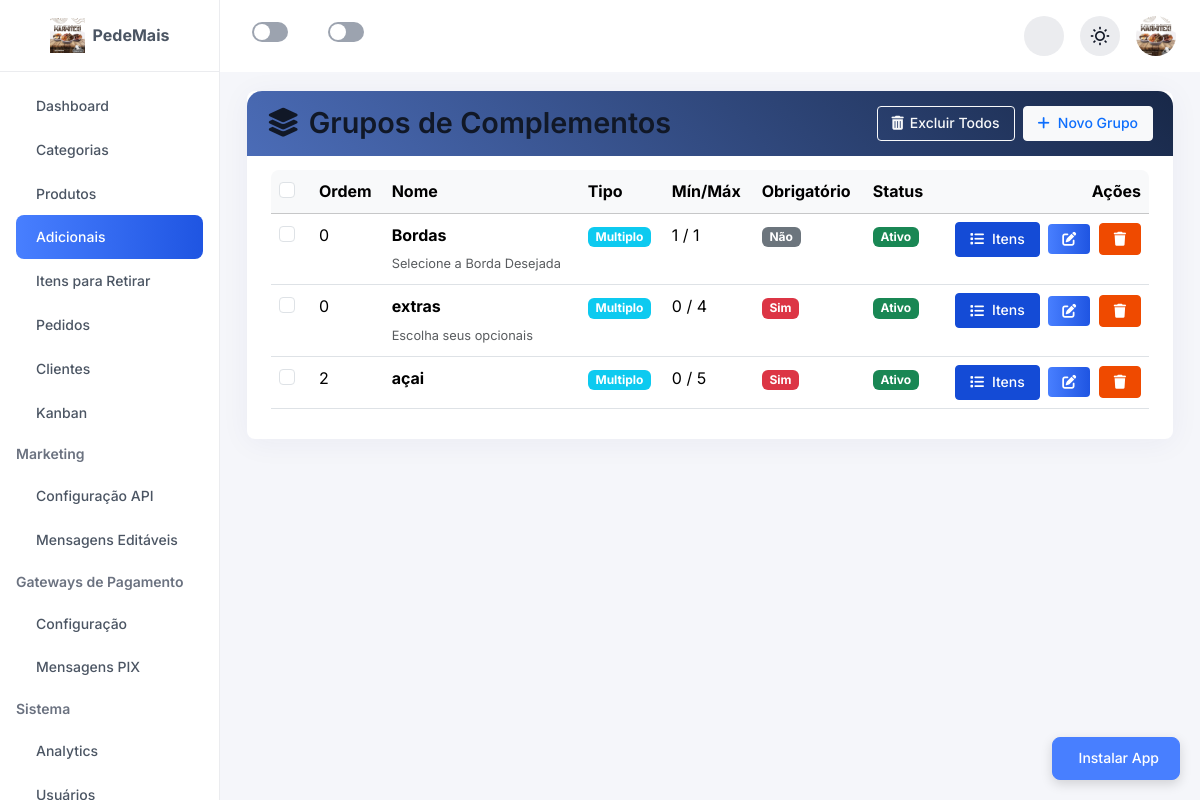
Before: /admin/grupos_adicionais.php (signed in) with the older database file.
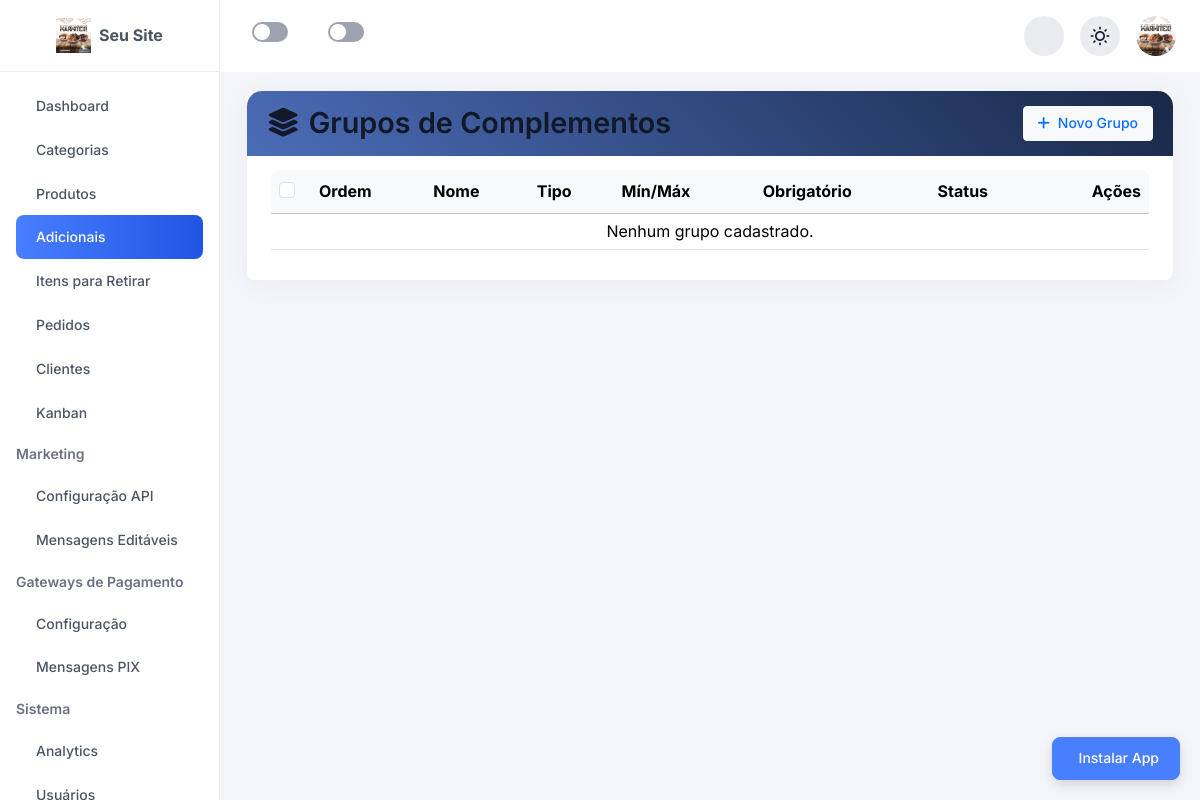
After: the same page with the newer database file.
### tables this page shows
CREATE TABLE `configuracoes` (
  `id` int(11) NOT NULL,
  `site_titulo` varchar(255) DEFAULT 'Cardápio Digital',
  `site_descricao` text DEFAULT NULL,
  `site_logo` varchar(255) DEFAULT NULL,
  `site_favicon` varchar(255) DEFAULT NULL,
  `site_capa` varchar(255) DEFAULT NULL,
  `endereco_cep` varchar(10) DEFAULT NULL,
  `endereco_rua` varchar(255) DEFAULT NULL,
  `endereco_numero` varchar(20) DEFAULT NULL,
  `endereco_complemento` varchar(255) DEFAULT NULL,
  `endereco_bairro` varchar(255) DEFAULT NULL,
  `endereco_cidade` varchar(255) DEFAULT NULL,
  `endereco_estado` varchar(2) DEFAULT NULL,
  `contato_whatsapp` varchar(20) DEFAULT NULL,
  `contato_email` varchar(255) DEFAULT NULL,
  `social_facebook` varchar(255) DEFAULT NULL,
  `social_instagram` varchar(255) DEFAULT NULL,
  `atualizado_em` timestamp NOT NULL DEFAULT current_timestamp() ON UPDATE current_timestamp(),
  `whatsapp_chave_pix` varchar(255) DEFAULT NULL COMMENT 'Chave PIX para pagamentos',
  `whatsapp_tempo_preparo_padrao` int(11) DEFAULT 30 COMMENT 'Tempo de preparo padrão em minutos',
  `whatsapp_tempo_entrega_padrao` int(11) DEFAULT 40 COMMENT 'Tempo de entrega padrão em minutos',
  `whatsapp_mensagem_pronto_retirada` text DEFAULT NULL COMMENT 'Mensagem quando pedido está pronto para retirada',
  `whatsapp_mensagem_pronto_delivery` text DEFAULT NULL COMMENT 'Mensagem quando pedido está pronto para delivery',
  `recaptcha_v2_site_key` varchar(255) DEFAULT NULL COMMENT 'Site Key do reCAPTCHA v2',
  `recaptcha_v2_secret_key` varchar(255) DEFAULT NULL COMMENT 'Secret Key do reCAPTCHA v2',
  `recaptcha_v3_site_key` varchar(255) DEFAULT NULL COMMENT 'Site Key do reCAPTCHA v3',
  `recaptcha_v3_secret_key` varchar(255) DEFAULT NULL COMMENT 'Secret Key do reCAPTCHA v3',
  `recaptcha_version` varchar(10) DEFAULT 'v2' COMMENT 'Versão do reCAPTCHA (v2 ou v3)',
  `recaptcha_ativo` tinyint(1) DEFAULT 0 COMMENT 'Ativar reCAPTCHA (1=sim, 0=não)',
  `recaptcha_paginas` text DEFAULT NULL COMMENT 'JSON com lista de páginas onde usar reCAPTCHA',
  `push_vapid_public_key` varchar(255) DEFAULT NULL COMMENT 'VAPID Public Key para Push Notifications',
  `push_vapid_private_key` text DEFAULT NULL COMMENT 'VAPID Private Key para Push Notifications',
  `push_notifications_ativo` tinyint(1) DEFAULT 1 COMMENT 'Ativar Push Notifications (1=sim, 0=não)',
  `nome_site` varchar(255) DEFAULT NULL,
  `descricao_site` text DEFAULT NULL,
  `logo` varchar(255) DEFAULT NULL,
  `favicon` varchar(255) DEFAULT NULL,
  `capa` varchar(255) DEFAULT NULL,
  `cep` varchar(20) DEFAULT NULL,
  `rua` varchar(255) DEFAULT NULL,
  `numero` varchar(50) DEFAULT NULL,
  `complemento` varchar(255) DEFAULT NULL,
  `bairro` varchar(100) DEFAULT NULL,
  `cidade` varchar(100) DEFAULT NULL,
  `estado` varchar(2) DEFAULT NULL,
  `whatsapp` varchar(20) DEFAULT NULL,
  `email_contato` varchar(255) DEFAULT NULL,
  `facebook` varchar(255) DEFAULT NULL,
  `instagram` varchar(255) DEFAULT NULL,
  `tema` varchar(50) DEFAULT 'roxo',
  `cor_principal` varchar(20) DEFAULT NULL,
  `cor_secundaria` varchar(20) DEFAULT NULL,
  `tema_layout` varchar(50) DEFAULT 'default',
  `impressao_automatica` tinyint(1) DEFAULT 0
);

CREATE TABLE `grupos_adicionais` (
  `id` int(11) NOT NULL,
  `nome` varchar(100) NOT NULL,
  `descricao` text DEFAULT NULL,
  `tipo_escolha` enum('unico','multiplo') DEFAULT 'unico',
  `minimo_escolha` int(11) DEFAULT 0,
  `maximo_escolha` int(11) DEFAULT 1,
  `obrigatorio` tinyint(1) DEFAULT 0,
  `ordem` int(11) DEFAULT 0,
  `ativo` tinyint(1) DEFAULT 1,
  `criado_em` timestamp NOT NULL DEFAULT current_timestamp(),
  `atualizado_em` timestamp NOT NULL DEFAULT current_timestamp() ON UPDATE current_timestamp()
);

### admin/grupos_adicionais.php (the view, shortened to what the changed rows need)
<?php
require_once dirname(__DIR__) . '/includes/config.php';
require_once __DIR__ . '/includes/auth.php';
$sql = "SELECT * FROM grupos_adicionais ORDER BY ordem ASC, nome ASC";
$stmt = $pdo->prepare($sql);
$stmt->execute();
$grupos = $stmt->fetchAll(PDO::FETCH_ASSOC);
?>
<!DOCTYPE html>
<html lang="pt-BR">
<head>
    <link href="https://cdn.jsdelivr.net/npm/bootstrap@5.3.0/dist/css/bootstrap.min.css" rel="stylesheet">
    <link href="https://cdnjs.cloudflare.com/ajax/libs/font-awesome/6.0.0/css/all.min.css" rel="stylesheet">
    <link href="assets/css/style.css" rel="stylesheet">
</head>
<body>
    <div class="main-content">
        <?php include 'includes/header.php'; ?>
        <div class="container-fluid py-4">
            <div class="card card-custom">
                <div class="card-header-custom">
                    <div class="d-flex gap-2">
                        <?php if (count($grupos) > 0): ?>
                        <button type="button" class="btn btn-outline-light btn-sm" onclick="confirmarDeletarTodos()">
                            <i class="fas fa-trash-alt"></i> Excluir Todos
                        </button>
                        <?php
endif; ?>
                        <a href="grupos_adicionais_add.php" class="btn btn-light btn-sm text-primary">
                            <i class="fas fa-plus"></i> Novo Grupo
                        </a>
                    </div>
                </div>
                <div class="card-body">
                    <form method="POST" id="bulkForm">
                        <div class="table-responsive">
                            <table class="table table-hover align-middle">
                                <thead class="table-light">
                                    <tr>
                                        <th style="width: 40px;">
                                            <input type="checkbox" class="form-check-input select-row" id="selectAll" onchange="toggleSelectAll(this.checked)">
                                        </th>
                                        <th>Ordem</th>
                                        <th>Nome</th>
                                        <th>Tipo</th>
                                        <th>Mín/Máx</th>
                                        <th>Obrigatório</th>
                                        <th>Status</th>
                                        <th class="text-end">Ações</th>
                                    </tr>
                                </thead>
                                <tbody>
                                    <?php foreach ($grupos as $grupo): ?>
                                    <tr data-id="<?php echo $grupo['id']; ?>">
                                        <td>
                                            <input type="checkbox" class="form-check-input select-row item-checkbox"
                                                   name="selected_ids[]" value="<?php echo $grupo['id']; ?>"
                                                   onchange="updateBulkActions()">
                                        </td>
                                        <td><?php echo $grupo['ordem']; ?></td>
                                        <td>
                                            <strong><?php echo htmlspecialchars($grupo['nome']); ?></strong><br>
                                            <small class="text-muted"><?php echo htmlspecialchars($grupo['descricao']); ?></small>
                                        </td>
                                        <td>
                                            <span class="badge bg-info">
                                                <?php echo ucfirst($grupo['tipo_escolha']); ?>
                                            </span>
                                        </td>
                                        <td><?php echo $grupo['minimo_escolha'] . ' / ' . $grupo['maximo_escolha']; ?></td>
                                        <td>
                                            <?php if ($grupo['obrigatorio']): ?>
                                                <span class="badge bg-danger">Sim</span>
                                            <?php
    else: ?>
                                                <span class="badge bg-secondary">Não</span>
                                            <?php
    endif; ?>
                                        </td>
                                        <td>
                                            <?php if ($grupo['ativo']): ?>
                                                <span class="badge bg-success">Ativo</span>
                                            <?php
    else: ?>
                                                <span class="badge bg-danger">Inativo</span>
                                            <?php
    endif; ?>
                                        </td>
                                        <td class="text-end">
                                            <a href="grupo_adicional_itens.php?grupo_id=<?php echo $grupo['id']; ?>" class="btn btn-sm btn-info text-white me-1" title="Gerenciar Itens">
                                                <i class="fas fa-list"></i> Itens
                                            </a>
                                            <a href="grupos_adicionais_edit.php?id=<?php echo $grupo['id']; ?>" class="btn btn-sm btn-primary me-1" title="Editar">
                                                <i class="fas fa-edit"></i>
                                            </a>
                                            <button type="button" class="btn btn-sm btn-danger" onclick="confirmarExcluir(<?php echo $grupo['id']; ?>)" title="Excluir">
                                                <i class="fas fa-trash"></i>
                                            </button>
                                        </td>
                                    </tr>
                                    <?php
endforeach; ?>
                                    <?php if (empty($grupos)): ?>
                                    <tr>
                                        <td colspan="8" class="text-center py-4">Nenhum grupo cadastrado.</td>
                                    </tr>
                                    <?php
endif; ?>
                                </tbody>
                            </table>
                        </div>
                    </form>
                </div>
            </div>
        </div>
        <?php include 'includes/footer.php'; ?>
    </div>
</body>
</html>

### admin/includes/header.php (shortened to what the changed rows need)
<?php
require_once __DIR__ . '/../../includes/functions.php';
require_once __DIR__ . '/auth.php';
$site_config = [];
try {
    $stmt = $pdo->query("SELECT * FROM configuracoes WHERE id = 1");
    $site_config = $stmt->fetch(PDO::FETCH_ASSOC) ?: [];
} catch (PDOException $e) {
}
$nome_site = $site_config['nome_site'] ?? 'PedeMais';
?>
<!DOCTYPE html>
<html lang="pt-BR" data-theme="light">
<head>
    <link rel="stylesheet" href="<?php echo SITE_URL; ?>/admin/assets/css/remixicon.css">
    <link rel="stylesheet" href="<?php echo SITE_URL; ?>/admin/assets/css/lib/bootstrap.min.css">
    <link rel="stylesheet" href="<?php echo SITE_URL; ?>/admin/assets/css/lib/dataTables.min.css">
    <link rel="stylesheet" href="<?php echo SITE_URL; ?>/admin/assets/css/style.css">
    <link rel="stylesheet" href="<?php echo SITE_URL; ?>/admin/assets/css/admin-custom.css">
    <link rel="stylesheet" href="<?php echo SITE_URL; ?>/admin/assets/css/mobile-fixes.css">
    <link rel="stylesheet" href="<?php echo SITE_URL; ?>/admin/assets/css/sino-vermelho.css">
    <link rel="stylesheet" href="<?php echo SITE_URL; ?>/admin/assets/css/realtime-updates.css">
    <link rel="stylesheet" href="https://cdnjs.cloudflare.com/ajax/libs/font-awesome/6.4.0/css/all.min.css">
</head>
<body data-nivel="admin">
<aside class="sidebar">
    <div>
        <a href="index.php" class="sidebar-logo d-flex align-items-center justify-content-center gap-2 p-3">
            <img src="<?php echo SITE_URL; ?>/uploads/config/<?php echo htmlspecialchars($site_config['logo'] ?? 'logo.png'); ?>" alt="<?php echo htmlspecialchars($nome_site); ?>" style="max-height: 35px; display: block;">
            <span class="fw-bold text-md"><?php echo htmlspecialchars($nome_site); ?></span>
        </a>
    </div>
    <div class="sidebar-menu-area">
        <?php
        $menu_items = get_menu_items();
        $current_page = basename($_SERVER['PHP_SELF']);
        ?>
        <ul class="sidebar-menu" id="sidebar-menu">
            <?php foreach ($menu_items as $section => $items): ?>
                <?php if ($section !== 'Principal' && $section !== 'Conta'): ?>
                    <li class="sidebar-menu-group-title"><?php echo htmlspecialchars($section); ?></li>
                <?php endif; ?>
                <?php foreach ($items as $item):
                    $is_active = ($current_page === $item['href']) ? 'active-page' : '';
                ?>
                    <li>
                        <a href="<?php echo $item['href']; ?>" class="<?php echo $is_active; ?>">
                            <span><?php echo htmlspecialchars($item['label']); ?></span>
                        </a>
                    </li>
                <?php endforeach; ?>
            <?php endforeach; ?>
        </ul>
    </div>
</aside>
<main class="dashboard-main">
    <div class="navbar-header">
        <div class="row align-items-center justify-content-between">
            <div class="col-auto">
                <div class="d-flex flex-wrap align-items-center gap-2 gap-md-3">
                    <div class="dropdown">
                        <button class="d-flex justify-content-center align-items-center rounded-circle" type="button" data-bs-toggle="dropdown">
                            <img src="<?php echo SITE_URL; ?>/uploads/config/<?php echo htmlspecialchars($site_config['logo'] ?? 'logo.png'); ?>" alt="Perfil" class="w-40-px h-40-px object-fit-cover rounded-circle">
                        </button>
                    </div>
                </div>
            </div>
        </div>
    </div>
    <div class="dashboard-main-body">

Changed rows visible on the page:
removed grupos_adicionais: ordem "0", nome "Bordas", descricao "Selecione a Borda Desejada", tipo_escolha "Multiplo", minimo_escolha "1", maximo_escolha "1", obrigatorio "Não", ativo "Ativo"
removed grupos_adicionais: ordem "0", nome "extras", descricao "Escolha seus opcionais", tipo_escolha "Multiplo", minimo_escolha "0", maximo_escolha "4", obrigatorio "Sim", ativo "Ativo"
removed grupos_adicionais: ordem "2", nome "açai", tipo_escolha "Multiplo", minimo_escolha "0", maximo_escolha "5", obrigatorio "Sim", ativo "Ativo"
changed configuracoes: nome_site "PedeMais" → "Seu Site"
Other visible differences:
text no longer shown: "Excluir Todos"
text now shown: "Nenhum grupo cadastrado."
